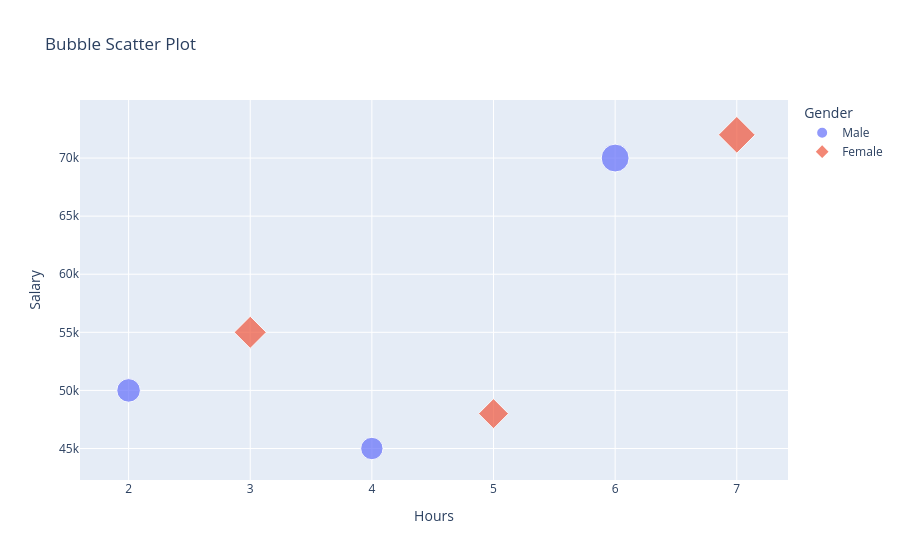

Notebook source saved alongside this figure:
### Code cell
import pandas as pd
import plotly.express as px
data={'Department':['IT','IT','HR','HR','Finance','Finance'],
     'Gender':['Male','Female','Male','Female','Male','Female'],
     'Salary':[50000,55000,45000,48000,70000,72000],
     'Hours':[2,3,4,5,6,7]}
df=pd.DataFrame(data)
fig= px.scatter(df,x='Hours', y='Salary', color="Gender", title='Bubble Scatter Plot', size='Salary', symbol= 'Gender')
fig.show()

### Figure 1 — Plotly figure (JSON) as saved in the notebook; plotly's stock layout.template omitted (floating-point values rounded to 4 significant figures)
{"data": [{"hovertemplate": "Gender=Male<br>Hours=%{x}<br>Salary=%{marker.size}<extra></extra>", "legendgroup": "Male", "marker": {"color": "#636efa", "size": [50000, 45000, 70000], "sizemode": "area", "sizeref": 180, "symbol": "circle"}, "mode": "markers", "name": "Male", "orientation": "v", "showlegend": true, "type": "scatter", "x": [2, 4, 6], "xaxis": "x", "y": [50000, 45000, 70000], "yaxis": "y"}, {"hovertemplate": "Gender=Female<br>Hours=%{x}<br>Salary=%{marker.size}<extra></extra>", "legendgroup": "Female", "marker": {"color": "#EF553B", "size": [55000, 48000, 72000], "sizemode": "area", "sizeref": 180, "symbol": "diamond"}, "mode": "markers", "name": "Female", "orientation": "v", "showlegend": true, "type": "scatter", "x": [3, 5, 7], "xaxis": "x", "y": [55000, 48000, 72000], "yaxis": "y"}], "layout": {"legend": {"itemsizing": "constant", "title": {"text": "Gender"}, "tracegroupgap": 0}, "title": {"text": "Bubble Scatter Plot"}, "xaxis": {"anchor": "y", "domain": [0, 1], "title": {"text": "Hours"}}, "yaxis": {"anchor": "x", "domain": [0, 1], "title": {"text": "Salary"}}}}
